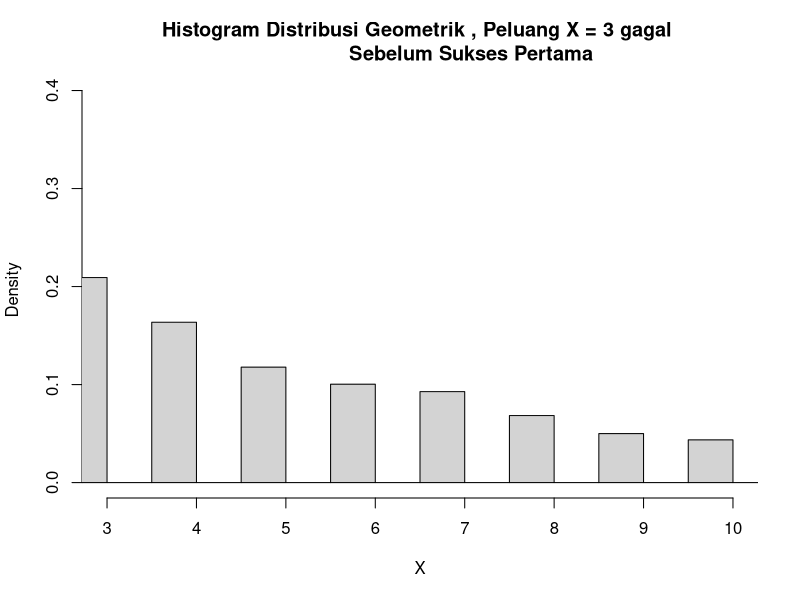

This figure's R source:
set.seed(1)

# 1.a
Var_1a_x = 3
Var_1a_p = 0.2
Var_1a_q = 1 - Var_1a_p # tidak hadir acara vaksinasi

# P(X = 3) = g(3; q) = dgeom(x - 1, q)
Answer_1a = dgeom(x = (Var_1a_x - 1), prob = (Var_1a_q))

# 1.b
## R function rgeom(n, size, prob) returns n random numbers from the
## geometric distribution x~geom(prob) -> di cara penggunaannya hanya 2 arg,
##                                     -> yaitu rgeom(n, prob)
Var_1b_n = 10000
Var_1b_prob = 0.2
Var_1b_dist = rgeom(n = Var_1b_n, prob = Var_1b_prob)
Var_1b_dist_X_eq_3 = (Var_1b_dist == 3)

Answer_1b = mean(Var_1b_dist_X_eq_3)

# 1.c
Answer_1c = 'Kesimpulan yang didapat adalah kemungkinan peluang penyurvei bertemu dengan 3 orang yang tidak menghadiri acara vaksinasi kemudiann bertemu dengan yang menghadiri vaksinasi lebih kecil dibandingkan dengan peluang bertemu 3 orang yang telah menghadiri acara vaksinasi kemudian bertemu orang yang tidak menghadiri acara vaksinasi (0.032 < 0.0993)'

# 1.d
# Sukses = sukses bertemu orang yang ikut acara vaksinasi
Var_1d_p = 0.2
Var_1d_dist = rgeom(n = 10000, prob = Var_1d_p)

Answer_1d = hist(x = Var_1d_dist, 
                 main = "Histogram Distribusi Geometrik , Peluang X = 3 gagal 
                 Sebelum Sukses Pertama", xlab = "X", prob = TRUE, breaks = 60, xlim = c(3, 10))

# 1.e
# Nilai Rataan = 1 / p
Answer_1e_rataan = 1 / Var_1a_p

# Nilai Varian = (1 - p) / (p*p)
Answer_1e_varian = (1 - Var_1a_p) / (Var_1a_p ** 2)